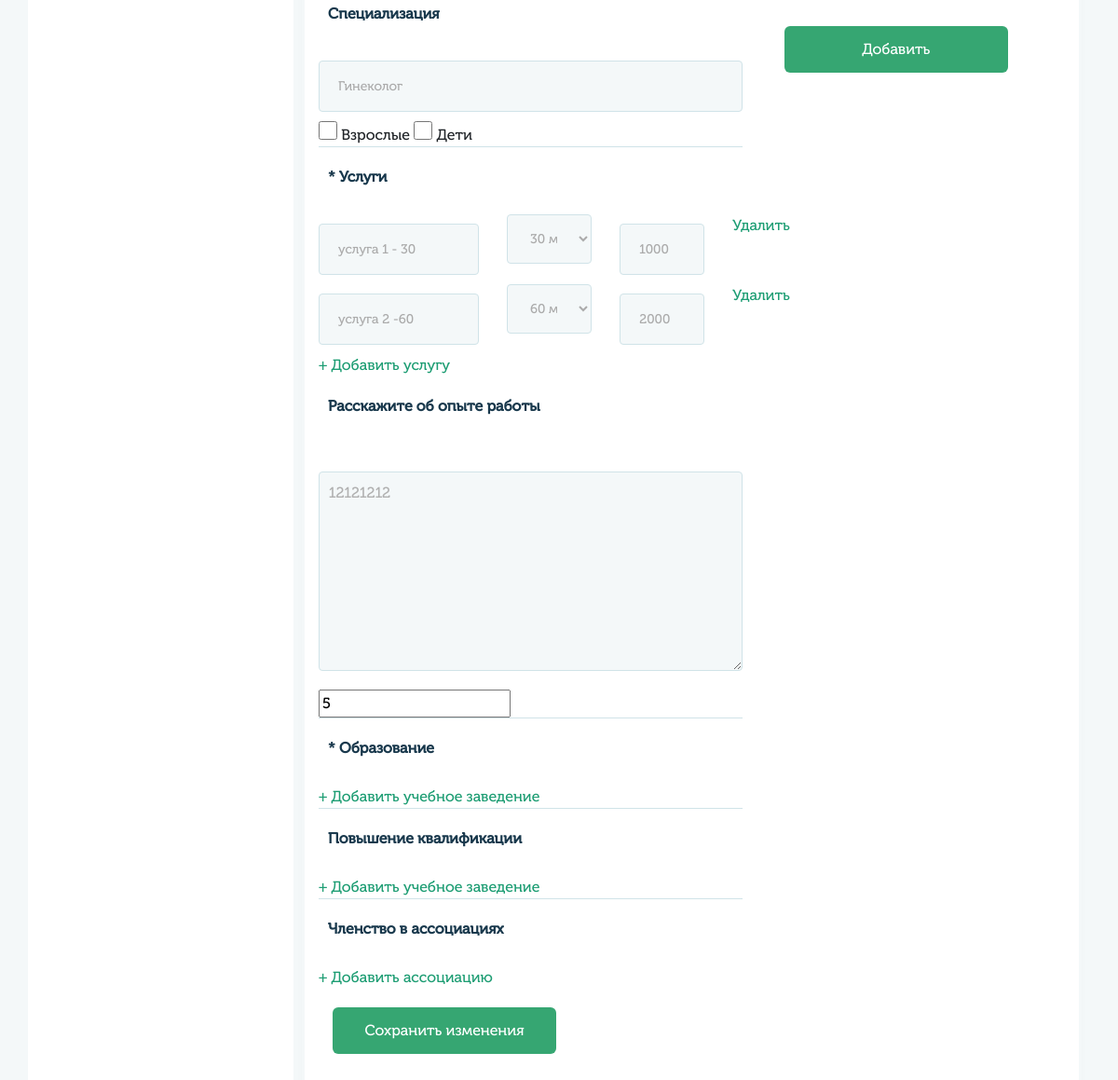
Before: /profile/main/ (signed in, lower part) with the older database file.
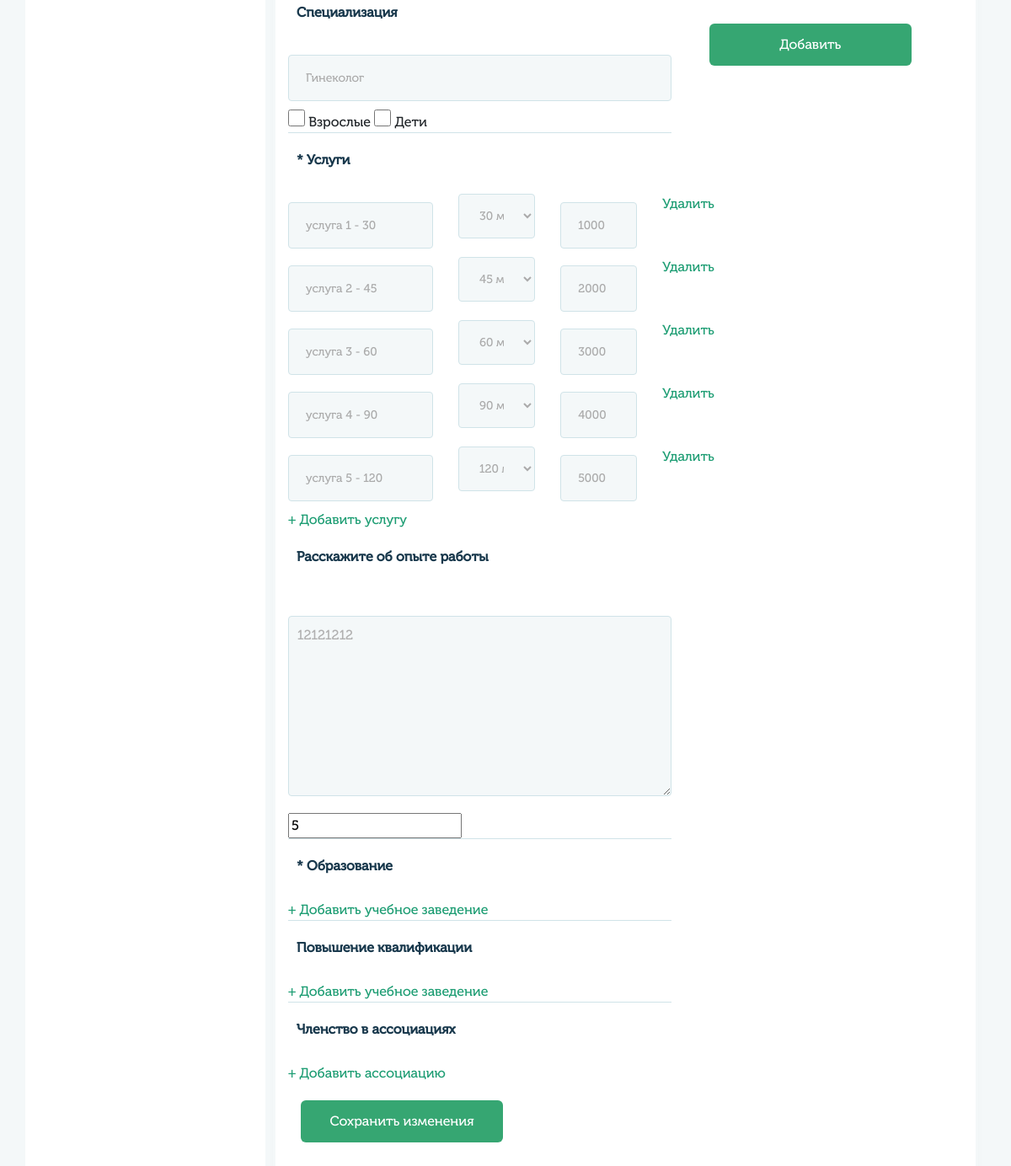
After: the same page with the newer database file.
### userprofile/models.py (models this page shows, shortened)
class UserDoctor(models.Model):
    user = models.OneToOneField(User, on_delete=models.CASCADE)
    org_types_list = [('ur', 'Юридическое лицо'),
                    ('fiz', 'Физическое лицо')]
    orgtype = models.CharField(blank=True, null=True, max_length=11, choices=org_types_list, verbose_name='Тип организации')
    meet_online = models.BooleanField(blank=True, null=True, verbose_name='Прием онлайн')
    meet_offline = models.BooleanField(blank=True, null=True, verbose_name='Прием оффлайн')
    meet_online_offline = models.BooleanField(blank=True, null=True, verbose_name='Прием онлайн и оффлайн')
    patient_grown = models.BooleanField(blank=True, null=True, verbose_name='Взрослые')
    patient_children = models.BooleanField(blank=True, null=True, verbose_name='Дети')
    verified = models.BooleanField(blank=True, null=True, verbose_name='Аккаунт верифицирован')
    specialty = models.CharField(blank=True, max_length=100, verbose_name='Специализация')
    experience_text = models.TextField(blank=True, max_length=3000, verbose_name='Опыт работы')
    experience_years = models.CharField(blank=True, max_length=2, verbose_name='Стаж')
    class Meta:
        verbose_name = 'Профиль'
        verbose_name_plural = 'Профили'

class Service(models.Model):
    content = models.ForeignKey(User, on_delete=models.CASCADE)
    name = models.CharField(max_length=100, verbose_name='Название')
    time = models.CharField(max_length=20, verbose_name='Время')
    price = models.CharField(max_length=20, verbose_name='Цена')
    class Meta:
        verbose_name = 'Услуга'
        verbose_name_plural = 'Услуги'

### userprofile/views.py (the view, shortened to what this page needs)
# urls.py: path('profile/main/', views.profile_page_view, name='user_profile_main'),
@login_required
def profile_page_view(request):
    if request.user.is_authenticated:
        user_profile = UserMain.objects.get(user=request.user)
        user_doctor = UserDoctor.objects.get(user=request.user)
        user_spec = Specialty.objects.filter(content=request.user)
        user_associations = Associations.objects.filter(content=request.user)
        user_education = Education.objects.filter(content=request.user)
        user_qualification = Qualification.objects.filter(content=request.user)
        user_services = Service.objects.filter(content=request.user)
        user_documents = Document.objects.filter(content=request.user)
        timezone = TimeZone.objects.all()
        articles = Article.objects.all()
        specialty_list = SpecialtyList.objects.all()
        data = {
            'user_profile': user_profile,
            'user_doctor': user_doctor,
            'user_spec': user_spec,
            'user_associations': user_associations,
            'user_education': user_education,
            'user_qualification': user_qualification,
            'user_services': user_services,
            'user_documents': user_documents,
            'timezone': timezone,
            'articles': articles,
            'specialty_list': specialty_list,
        }
        if request.path == '/profile/info/':
            return render(request, 'profile/profile.html', data)
        if request.path == '/profile/main/':
            return render(request, 'profile/profile_main.html', data)
    else:
        return redirect('login')

### templates/profile/profile_main.html (shortened to what this page needs)
{% extends "base_generic.html" %}
{% block content %}
{% load static %}
<div class="col-md-9 px-4">
    <div class="row">
        <div class="col-md-12 block-info">
            {% if user.groups.all.0.name == "doctors" %}
                <div class="row">
                    <form action="{% url 'save_doctor_data' %}" method="POST" enctype="multipart/form-data" class="col-md-7 checkbox-block">
                        <br>
                        <br>
                        <br>
                        <br>
                        <h4>Специализация</h4>
                        <input type="text" name="specialty" value="{{ user_doctor.specialty }}">
                        {% if user_doctor.patient_grown == True %}
                            <input type="checkbox" name="patient_grown" class="doctor_chk" value="True" checked> Взрослые
                        {% else %}
                            <input type="checkbox" name="patient_grown" class="doctor_chk" value="False"> Взрослые
                        {% endif %}
                        {% if user_doctor.patient_children == True %}
                            <input type="checkbox" name="patient_children" class="doctor_chk" value="True" checked> Дети
                        {% else %}
                            <input type="checkbox" name="patient_children" class="doctor_chk" value="False"> Дети
                        {% endif %}
                        <div class="line"></div>
                        <div class="row">
                            <div class="col-md-12 block-form">
                                <h4>* Услуги</h4>
                                {% for service in user_services %}
                                    <div class="row se-block se-block-{{ service.id }}">
                                        <div class="col-5">
                                            <input type="text" name="se[{{ service.id }}]" value="{{ service.name }}" placeholder="Название">
                                        </div>
                                        <div class="col-3">
                                            <select name="set[{{ service.id }}]" required>
                                                {% if service.time != '' %}
                                                    <option value="{{ service.time }}">{{ service.time }} мин.</option>
                                                {% endif %}
                                            </select>
                                        </div>
                                        <div class="col-3">
                                            <input type="text" name="sep[{{ service.id }}]" value="{{ service.price }}" placeholder="Цена">
                                        </div>
                                        <div class="col-1">
                                            <a href="#" class="item-remove" data-id="{{ service.id }}" data-name="se-block">Удалить</a>
                                        </div>
                                    </div>
                                {% endfor %}
                            </div>
                        </div>
                        <a href="#" class="se-add">+ Добавить услугу</a>
                        <div class="row">
                            <div class="col-md-12 block-form">
                                <h4>Расскажите об опыте работы</h4>
                                <textarea name="experience_text" rows="8" cols="80" placeholder="Расскажите ос воем опыте работы">{{user_doctor.experience_text}}</textarea>
                                <input type="number" maxlength="100" name="experience_years" value="{{user_doctor.experience_years}}" placeholder="Стаж">
                            </div>
                        </div>
                        <div class="line"></div>
                        <h4>* Образование</h4>
                        <a href="#" class="ed-add">+ Добавить учебное заведение</a>
                        <div class="line"></div>
                        <h4>Повышение квалификации</h4>
                        <a href="#" class="qu-add">+ Добавить учебное заведение</a>
                        <div class="line"></div>
                        <h4>Членство в ассоциациях</h4>
                        <a href="#" class="as-add">+ Добавить ассоциацию</a>
                        <div class="col-md-12">
                            <button type="submit" name="button">Сохранить изменения</button>
                        </div>
                    </form>
                    <form action="{% url 'save_user_doc' %}" method="POST" enctype="multipart/form-data" class="col-md-5 documents-block">
                        <div class="col-md-12">
                            <button type="submit" name="button">Добавить</button>
                        </div>
                    </form>
                </div>
            {% endif %}
        </div>
    </div>
</div>
{% endblock %}

### templates/base_generic.html (shortened to what this page needs)
<html>
<head>
     {% load static %}
    <link rel="stylesheet" href="{% static 'css/stylelk.css' %}">
    <link rel="stylesheet" href="{% static 'css/bootstrap.min.css' %}">
    <link rel="stylesheet" href="{% static 'css/jquery-ui.css' %}">
    <link rel="stylesheet" href="{% static 'css/jquery.weekcalendar.css' %}">
    <link rel="stylesheet" href="{% static 'css/sp-style.css' %}" >
</head>
<body>
    <div class="bodylk">
        <div class="container">
            <div class="row">
                {% block sidebar %}
                <div class="col-md-3 sidebar">
                </div>
                {% endblock %}
                {% block content %}{% endblock %}
            </div>
        </div>
    </div>
</body>
</html>

### static/css/stylelk.css (style rules this page uses)
a, abbr, acronym, address, applet, article, aside, audio, b, big, blockquote, body, canvas, caption, center, cite, code, dd, del, details, dfn, div, dl, dt, em, embed, fieldset, figcaption, figure, footer, form, h1, h2, h3, h4, h5, h6, header, hgroup, html, i, iframe, img, ins, kbd, label, legend, li, mark, menu, nav, object, ol, output, p, pre, q, ruby, s, samp, section, small, span, strike, strong, sub, summary, sup, table, tbody, td, tfoot, th, thead, time, tr, tt, u, ul, var, video { font-family: 'Museo Cyrl'; }
a { color: #1D9D73!important; text-decoration: none; background-color: transparent; -webkit-text-decoration-skip: objects; }
.bodylk { background:#F4F8F9; padding-top: 20px; }
.col-md-3.sidebar { min-height: calc(100vh); background: #fff; }
.block-info { background: #fff; border: solid 3px #f4f8f9; border-radius: 5px; box-shadow: 0px 0px 8px rgba(0, 0, 0, 0.02); }
.line { height: 1px; background:#d0e3e8; border:5px; }
.block-info h4 { padding:24px 10px; font-style: normal; font-weight: 600; font-size: 16px; line-height: 16px; color: #18384C; }
.block-info input[type="text"] { width: 100%; background: #F4F8F9; border: 1px solid #D0E3E8; box-sizing: border-box; border-radius: 4px; padding: 16px 20px; font-size: 14px; color: #ABABAB; margin:10px 0px; }
.block-info select { width: 100%; background: #F4F8F9; border: 1px solid #D0E3E8; box-sizing: border-box; border-radius: 4px; padding: 16px 20px; font-size: 14px; color: #ABABAB; margin-bottom:10px }
.block-info button { width: 240px; height: 50px; background: #36A672; border-radius: 6px; color:white; border:#36A672; margin:20px 0px 20px 0px; }
.block-form textarea { width:100%; background: #F4F8F9; border: 1px solid #D0E3E8; box-sizing: border-box; border-radius: 4px; margin-top:30px; padding: 10px; margin-bottom:20px; color: #b0b0b0; }
.checkbox-block input[type=checkbox] { width: 20px; height: 20px; background: #F4F8F9; border: 1px solid #D0E3E8; box-sizing: border-box; border-radius: 4px; }

Changed rows visible on the page:
changed Service: name "услуга 2 -60" → "услуга 2 - 45"; time+id "60 мин." → "45 мин."
added Service: name "услуга 3 - 60", time+id "60 мин.", price "3000"
added Service: name "услуга 4 - 90", time+id "90 мин.", price "4000"
added Service: name "услуга 5 - 120", time+id "120 мин.", price "5000"
